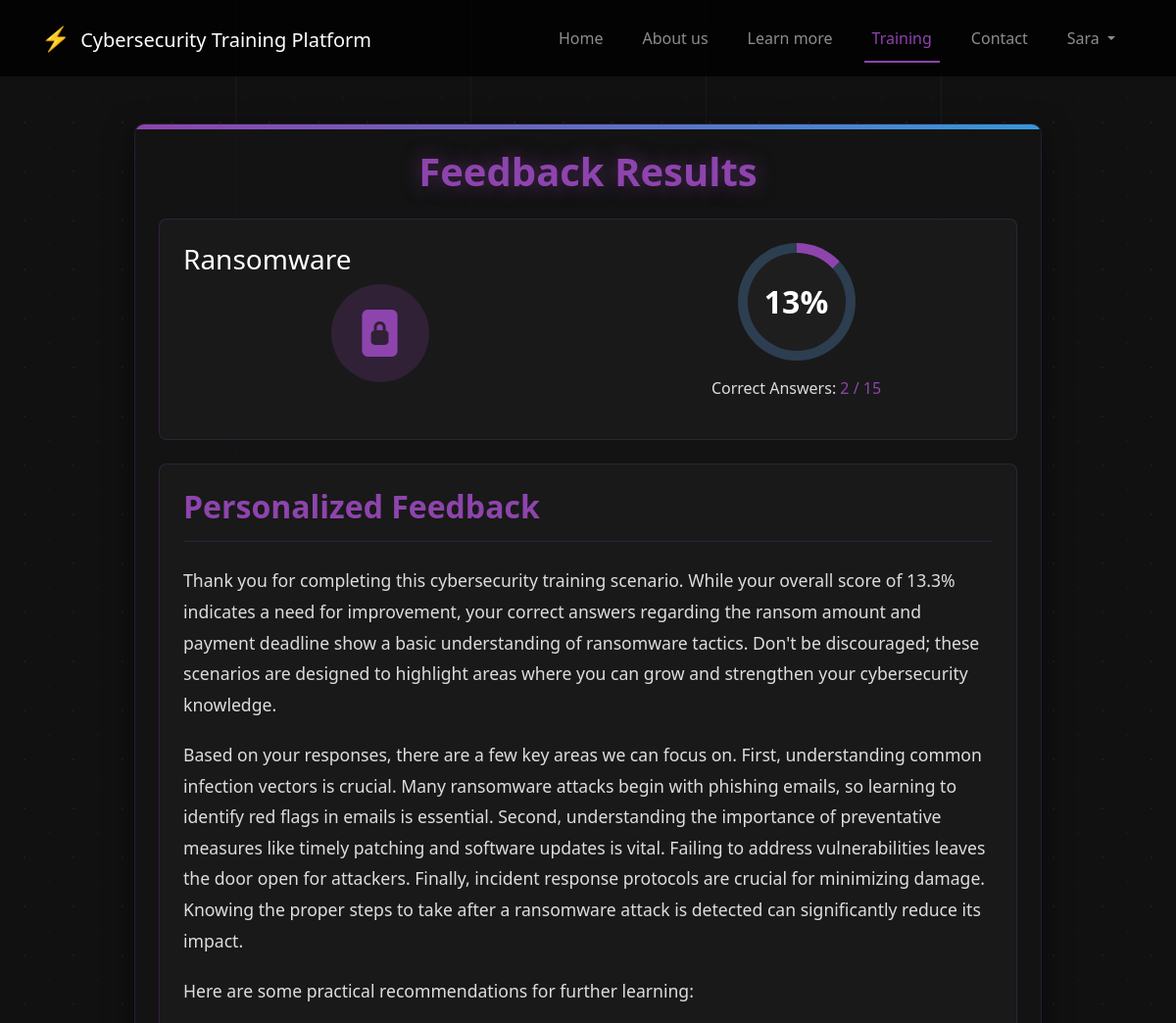
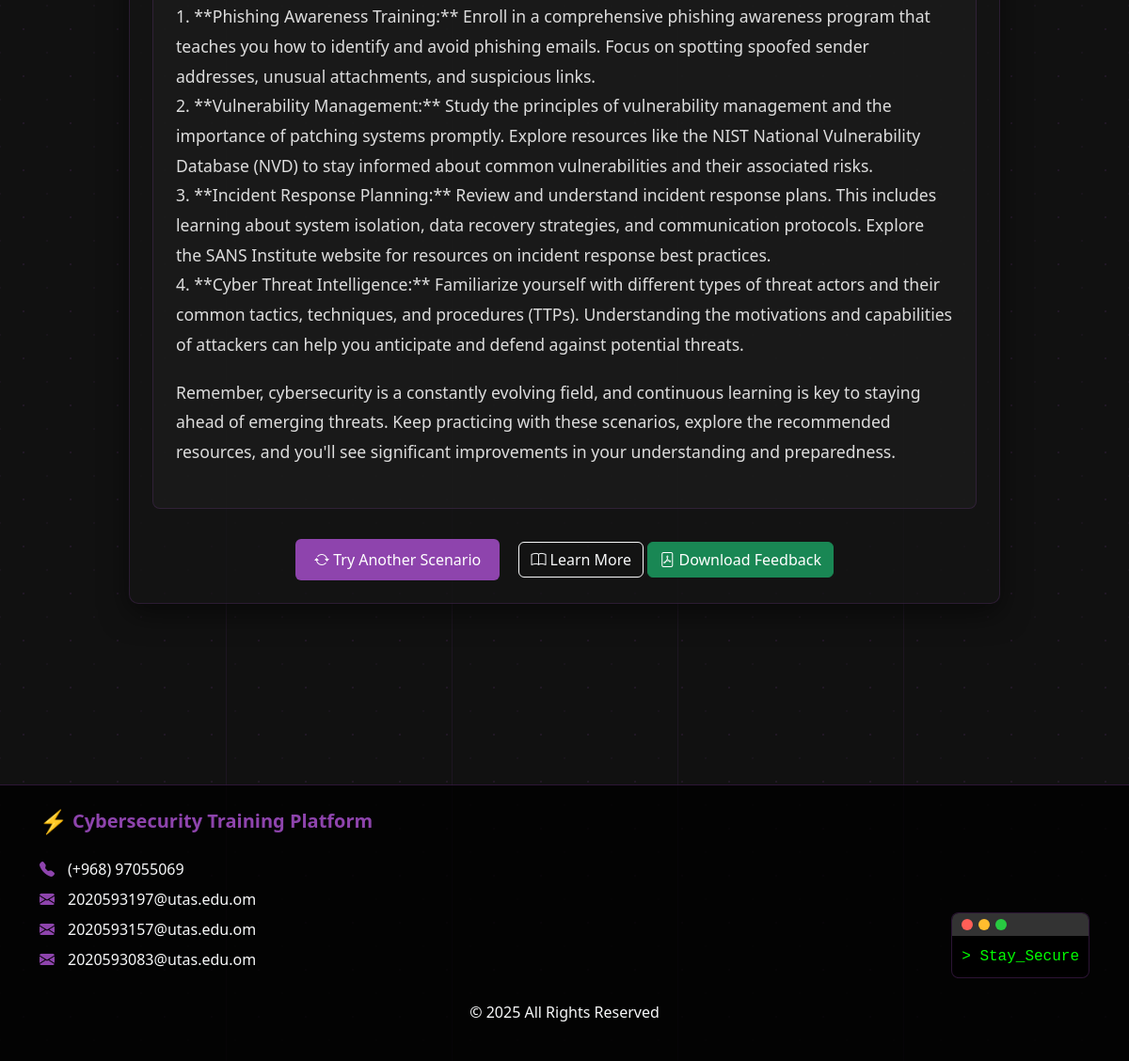
/training/feedback/148/ (signed in), run on the app's committed database (2 pictures, top to bottom).
### training/models.py (models this page shows, shortened)
class Scenario(models.Model):
    scenario_id = models.AutoField(primary_key=True)
    user = models.ForeignKey(User, on_delete=models.CASCADE, related_name='scenarios')
    attack_type = models.ForeignKey(AttackType, on_delete=models.CASCADE)
    created_at = models.DateTimeField(auto_now_add=True)
    scenario_text = models.TextField()
    json_data = models.JSONField(null=True, blank=True)

class UserScenarioResult(models.Model):
    user = models.ForeignKey(User, on_delete=models.CASCADE)
    scenario = models.ForeignKey(Scenario, on_delete=models.CASCADE)
    score = models.IntegerField()  # عدد الإجابات الصحيحة
    total_questions = models.IntegerField()  # العدد الإجمالي للأسئلة
    percentage = models.FloatField()  # النسبة المئوية للإجابات الصحيحة
    feedback = models.TextField(null=True, blank=True)  # التغذية الراجعة
    completed_at = models.DateTimeField(auto_now_add=True)

### pages/models.py (models this page shows, shortened)
class AttackType(models.Model):
    name = models.CharField(max_length=100)
    description = models.TextField()
    icon = models.CharField(max_length=100, blank=True)

### training/views.py (the view)
# urls.py: path('feedback/<int:scenario_id>/', views.feedback, name='feedback'),
@login_required
def feedback(request, scenario_id):
    scenario = get_object_or_404(Scenario, scenario_id=scenario_id)
    user_result = UserScenarioResult.objects.filter(
        user=request.user,
        scenario=scenario
    ).order_by('-completed_at').first()
    if not user_result:
        messages.warning(request, 'No results found for this scenario')
        return redirect('training:scenario', scenario_id=scenario_id)
    responses = Response.objects.filter(
        user=request.user,
        scenario=scenario
    ).select_related('answer', 'answer__question')
    questions = Question.objects.filter(scenario=scenario).prefetch_related('answers')
    question_data = {}
    for question in questions:
        correct_answer = question.answers.filter(is_correct=True).first()
        selected_response = next((r for r in responses if r.answer.question_id == question.question_id), None)
        question_data[question.question_id] = {
            'question_text': question.question_text,
            'correct_answer': correct_answer.answer_text if correct_answer else "Unknown",
            'selected_answer': selected_response.answer.answer_text if selected_response else "Not answered",
            'is_correct': selected_response and selected_response.answer.is_correct if selected_response else False,
            'explanation': question.explanation
        }
    context = {
        'scenario': scenario,
        'score': user_result.percentage,  # إرسال النسبة المئوية بدلاً من عدد الإجابات الصحيحة
        'correct_answers': user_result.score,
        'total_questions': user_result.total_questions,
        'percentage': user_result.percentage,
        'feedback': user_result.feedback,
        'question_data': question_data,
        'scenario_id': scenario_id,
        'attack_type': scenario.attack_type.name
    }
    return render(request, 'training/feedback.html', context)

### templates/training/feedback.html (shortened to what this page needs)
{% extends 'base/base.html' %}
{% load static %}
{% block content %}
<section class="feedback-section py-5">
    <div class="container">
        <div class="row justify-content-center">
            <div class="col-lg-10">
                <div class="feedback-container p-4">
                    <h1 class="feedback-title text-center mb-4">Feedback Results</h1>
                    <div class="scenario-overview p-4 mb-4">
                        <div class="row">
                            <div class="col-md-6">
                                <div class="scenario-info">
                                    <h3>{{ scenario.attack_type.name|title }}</h3>
                                    <div class="scenario-image">
                                        <div class="cyber-icon-wrapper">
                                            {% if scenario.attack_type.name == 'ransomware' %}
                                            <i class="bi bi-file-lock2-fill"></i>
                                            {% elif scenario.attack_type.name == 'ddos' %}
                                            <i class="bi bi-hdd-network-fill"></i>
                                            {% elif scenario.attack_type.name == 'mitm' %}
                                            <i class="bi bi-shield-x"></i>
                                            {% else %}
                                            <i class="bi bi-shield-fill-exclamation"></i>
                                            {% endif %}
                                        </div>
                                    </div>
                                </div>
                            </div>
                            <div class="col-md-6">
                                <div class="score-container">
                                    <div class="score-circle">
                                        <div class="score-number">{{ percentage|floatformat:0 }}%</div>
                                    </div>
                                    <div class="score-details">
                                        <p>Correct Answers: <span>{{ correct_answers }} / {{ total_questions }}</span></p>
                                    </div>
                                </div>
                            </div>
                        </div>
                    </div>
                    <div class="ai-feedback p-4 mb-4">
                        <h2 class="ai-feedback-title">Personalized Feedback</h2>
                        <div class="feedback-content">
                            {{ feedback|safe|linebreaks }}
                        </div>
                    </div>
                    <div class="action-buttons text-center">
                        <a href="{% url 'training:select_attack' %}" class="btn btn-primary me-3">
                            <i class="bi bi-arrow-repeat"></i> Try Another Scenario
                        </a>
                        <a href="{% url 'learn' %}" class="btn btn-outline-light">
                            <i class="bi bi-book"></i> Learn More
                        </a>
                        <a href="{% url 'training:download_feedback_pdf' scenario_id=scenario_id %}" class="btn btn-success" target="_blank">
                            <i class="bi bi-file-pdf"></i> Download Feedback
                        </a>
                    </div>
                </div>
            </div>
        </div>
    </div>
</section>
{% endblock %}

### templates/base/base.html (shortened to what this page needs)
<!DOCTYPE html>
{% load static %}
<html lang="en">
<head>
    <link href="https://cdn.jsdelivr.net/npm/bootstrap@5.3.0-alpha1/dist/css/bootstrap.min.css" rel="stylesheet">
    <link rel="stylesheet" href="https://cdn.jsdelivr.net/npm/bootstrap-icons@1.11.1/font/bootstrap-icons.css">
    <link rel="stylesheet" href="{% static 'css/learn.css' %}">
    <link rel="stylesheet" href="https://cdnjs.cloudflare.com/ajax/libs/font-awesome/5.15.4/css/all.min.css">
</head>
<body>
    <header>
        <nav class="navbar navbar-expand-lg navbar-dark">
            <div class="container">
                <a class="navbar-brand" href="{% url 'home' %}">
                    <span class="cyber-icon">⚡</span> Cybersecurity Training Platform
                </a>
                <div class="collapse navbar-collapse" id="navbarNav">
                    <ul class="navbar-nav ms-auto">
                        <li class="nav-item">
                            <a class="nav-link {% if request.path == '/' %}active{% endif %}" href="{% url 'home' %}">Home</a>
                        </li>
                        <li class="nav-item">
                            <a class="nav-link {% if 'about' in request.path %}active{% endif %}" href="{% url 'about' %}">About us</a>
                        </li>
                        <li class="nav-item">
                            <a class="nav-link {% if 'learn' in request.path %}active{% endif %}" href="{% url 'learn' %}">Learn more</a>
                        </li>
                        <li class="nav-item">
                            <li class="nav-item">
                                <a class="nav-link {% if 'training' in request.path %}active{% endif %}" href="/training/">Training</a>                     </li>
                        <li class="nav-item">
                            <a class="nav-link {% if 'contact' in request.path %}active{% endif %}" href="{% url 'contact' %}">Contact</a>
                        </li>
                        {% if user.is_authenticated %}
<li class="nav-item dropdown">
    <a class="nav-link dropdown-toggle" href="#" id="navbarDropdown" role="button" data-bs-toggle="dropdown" aria-expanded="false">
        {{ user.first_name|default:user.username }}
    </a>
</li>
{% else %}
<li class="nav-item">
    <a class="btn get-started-btn" href="{% url 'login' %}">Get Started</a>
</li>
{% endif %}
                    </ul>
                </div>
            </div>
        </nav>
    </header>
    <main>
        {% block content %}{% endblock %}
    </main>
    <footer class="text-light py-4">
        <div class="container">
            <div class="row">
                <div class="col-md-6">
                    <h5 class="footer-title"><span class="cyber-icon">⚡</span> Cybersecurity Training Platform</h5>
                    <div class="contact-info">
                        <p><i class="bi bi-telephone-fill"></i> (+968) 97055069</p>
                        <p><i class="bi bi-envelope-fill"></i> 2020593197@utas.edu.om</p>
                        <p><i class="bi bi-envelope-fill"></i> 2020593157@utas.edu.om</p>
                        <p><i class="bi bi-envelope-fill"></i> 2020593083@utas.edu.om</p>
                    </div>
                </div>
                <div class="col-md-6 text-md-end d-flex align-items-end justify-content-end">
                    <div class="terminal-box">
                        <div class="terminal-header">
                            <span class="dot"></span>
                            <span class="dot"></span>
                            <span class="dot"></span>
                        </div>
                        <div class="terminal-content">
                            > Stay_Secure
                        </div>
                    </div>
                </div>
            </div>
            <div class="text-center mt-4">
                <p>© 2025 All Rights Reserved</p>
            </div>
        </div>
    </footer>
</body>
</html>

### templates/base/base.html (style rules this page uses)
body { font-family: 'Segoe UI', Tahoma, Geneva, Verdana, sans-serif; background-color: #111; color: #fff; position: relative; min-height: 100vh; }
body::before { content: ''; position: absolute; top: 0; left: 0; width: 100%; height: 100%; background-image: radial-gradient(#8e44ad20 1px, transparent 1px), radial-gradient(#8e44ad10 1px, transparent 1px); background-size: 50px 50px; background-position: 0 0, 25px 25px; pointer-events: none; z-index: -1; }
.navbar { background-color: rgba(0, 0, 0, 0.8); padding: 1rem 0; }
.cyber-icon { color: #ff5500; font-size: 1.2em; margin-right: 5px; }
.nav-link { margin: 0 12px; position: relative; font-weight: 500; }
.nav-link.active { color: #8e44ad !important; }
.nav-link.active::after { content: ''; position: absolute; width: 100%; height: 2px; background-color: #8e44ad; bottom: -5px; left: 0; }
footer { background-color: rgba(0, 0, 0, 0.8); padding: 2rem 0; margin-top: 9rem; border-top: 1px solid rgba(142, 68, 173, 0.3); }
.footer-title { color: #8e44ad; font-weight: 600; display: flex; align-items: center; }
.terminal-box { background-color: #000; border-radius: 8px; max-width: 300px; overflow: hidden; margin-left: auto; border: 1px solid rgba(142, 68, 173, 0.3); }
.terminal-header { background-color: #333; padding: 6px 10px; display: flex; align-items: center; }
.dot { width: 12px; height: 12px; border-radius: 50%; background-color: #ff5f57; margin-right: 6px; }
.dot:nth-child(2) { background-color: #ffbd2e; }
.dot:nth-child(3) { background-color: #28ca41; }
.terminal-content { padding: 10px; color: #00ff00; font-family: monospace; }
.contact-info { margin-top: 1.5rem; }
.contact-info p { margin-bottom: 0.5rem; display: flex; align-items: center; }
.contact-info i { color: #8e44ad; margin-right: 10px; width: 20px; }

### templates/training/feedback.html (style rules this page uses)
.feedback-section { min-height: calc(100vh - 300px); }
.feedback-container { background-color: rgba(20, 20, 20, 0.8); border-radius: 10px; border: 1px solid rgba(142, 68, 173, 0.2); box-shadow: 0 10px 30px rgba(0, 0, 0, 0.5); position: relative; overflow: hidden; }
.feedback-container::before { content: ''; position: absolute; top: 0; left: 0; width: 100%; height: 5px; background: linear-gradient(to right, #8e44ad, #3498db); }
.feedback-title { color: #8e44ad; font-weight: 700; font-size: 2.5rem; text-shadow: 0 0 20px rgba(142, 68, 173, 0.5); }
.scenario-overview, .ai-feedback { background-color: rgba(30, 30, 30, 0.6); border-radius: 8px; border: 1px solid rgba(142, 68, 173, 0.2); }
.cyber-icon-wrapper { width: 100px; height: 100px; border-radius: 50%; background-color: rgba(142, 68, 173, 0.2); display: flex; justify-content: center; align-items: center; margin: 0 auto; }
.cyber-icon-wrapper i { font-size: 3rem; color: #8e44ad; }
.score-container { display: flex; flex-direction: column; align-items: center; justify-content: center; height: 100%; }
.score-circle { width: 120px; height: 120px; border-radius: 50%; background: conic-gradient(#8e44ad calc(var(--score) * 1%), #2c3e50 0); display: flex; justify-content: center; align-items: center; position: relative; margin-bottom: 1rem; }
.score-circle::before { content: ''; position: absolute; width: 100px; height: 100px; border-radius: 50%; background-color: #1e1e1e; }
.score-number { position: relative; z-index: 1; font-size: 2rem; font-weight: 700; color: #fff; }
.score-details { text-align: center; color: #ddd; }
.score-details span { color: #8e44ad; font-weight: 500; }
.ai-feedback-title { color: #8e44ad; font-weight: 600; margin-bottom: 1.5rem; padding-bottom: 1rem; border-bottom: 1px solid rgba(142, 68, 173, 0.2); }
.feedback-content { color: #ddd; font-size: 1.1rem; line-height: 1.8; }
.feedback-content p { margin-bottom: 1.2rem; }
.action-buttons { margin-top: 2rem; }
.btn-primary { background-color: #8e44ad; border: none; padding: 10px 20px; font-weight: 500; transition: all 0.3s; }

### data on the page
Scenario: attack_type.name "Ransomware"
UserScenarioResult: percentage "13", feedback "Thank you for completing this cybersecurity training scenario. While your overall score of 13.3% indicates a need for improvement, your correct answers regarding the ransom amount and payment deadline show a basic understanding of ransomware tactics. Don't be discouraged; these scenarios are designed to highlight areas where you can grow and strengthen your cybersecurity knowledge. Based on your responses, there are a few key areas we can focus on. First, understanding common infection vectors is crucial. Many ransomware attacks begin with phishing emails, so learning to identify red flags in emails is essential. Second, understanding the importance of preventative measures like timely…"

### other printed values
{{ user.first_name|default:user.username }} "Sara"
{{ correct_answers }} "2"
{{ total_questions }} "15"
